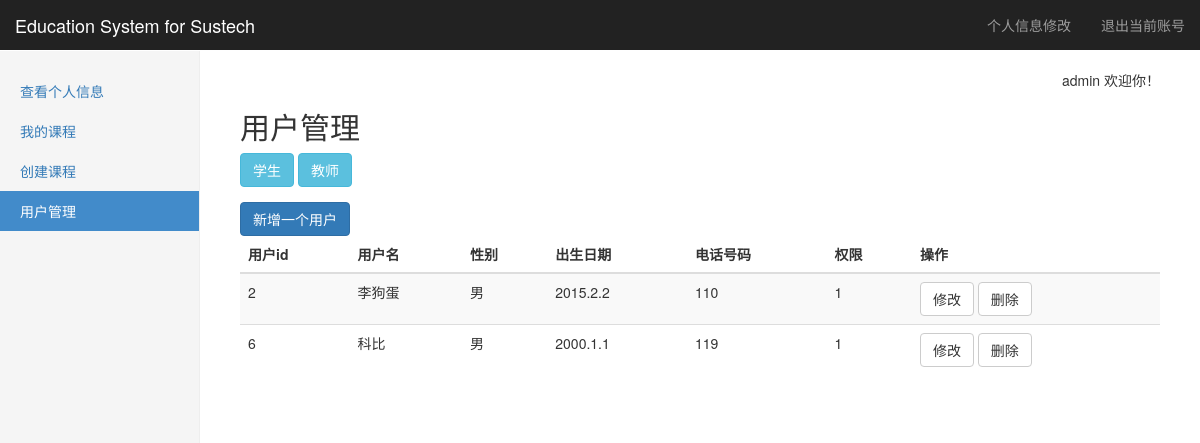
/account (signed in), run on an earlier commit of the app's database.
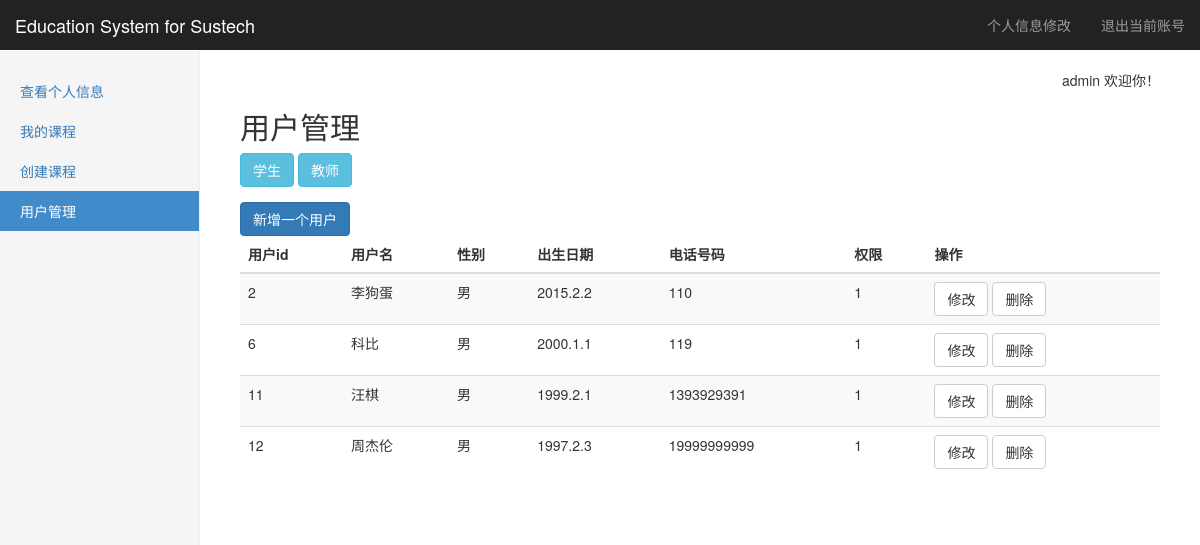
And on a later commit of the database.
### tables this page shows
CREATE TABLE "infor" (
	`userid`	int NOT NULL,
	`telephone`	string NOT NULL,
	`sex`	string NOT NULL,
	`born`	string NOT NULL
);

CREATE TABLE "account" (
	`userid`	INTEGER NOT NULL PRIMARY KEY AUTOINCREMENT,
	`username`	string NOT NULL,
	`password`	string NOT NULL,
	`privilege`	int NOT NULL
);

### Listener.py (the view, shortened to what this page needs)
@app.route(account_url, methods=['GET', 'POST'])
def account():
    Infor=SQL_Infor(get_db())
    Account=SQL_Account(get_db())
    if not (session.get('login') and session.get('username') and session.get('privilege')):
        return redirect(url_for('logout'))
    username = session['username']
    p = session['privilege']
    sidebar = GetSideBar(GetBar(p), '用户管理')
    privilege=request.args.get('privilege','1')
    if(p!=3):
        return redirect(url_for("introduction"))
    if(privilege=="2"):
        user=Infor.GetUserBYprivilege(2)
    else:
        user = Infor.GetUserBYprivilege(1)
    return render_template("account.html",username=username,p=p,sidebar=sidebar,user=user)

### Config/Link_db.py (called while the page is built)
    def select(self,sql):
        try:
            self.__cursor.execute(sql)
            data = self.__cursor.fetchall()
            return data
        except:
            print("Error: unable to fecth data with sql query: "+sql)
            return False

    def close(self):
        if(self.__db!=None):
            self.__db.close()

### Listener.py (called while the page is built)
def get_db():   #使用flask的g对象，每次访问都会有个独立的g对象，保证线程的数据库操作的安全
    if not hasattr(g, 'db'):
        g.db = Link_db()
    return g.db

def GetBar(privilege):  #根据用户privilege返回不同的sidebar
    if(privilege==3):
        return adminbar
    elif(privilege==2):
        return teacherbar
    elif(privilege==1):
        return studentbar

### SQL_libarary/Func_lib.py (called while the page is built)
def GetSideBar(sidebar,activebar=None): #对sidebar进行整理并返回整理好的元组
    result=[]
    for key in sidebar:
        bar1={}
        bar1['name']=key
        bar1['href']=sidebar[key]
        if(activebar==key):
            bar1['active']='active'
        result.append(bar1)
    return result

### SQL_libarary/SQL_Infor.py (called while the page is built)
    def GetUserBYprivilege(self,privilege):
        sql = "select i.userid,username,born,sex,telephone,privilege from %s i join %s a on a.userid=i.userid where privilege=%s"\
              %(InforTable,AccountTable,privilege)
        data = self.__db.select(sql)
        result=[]
        for i in data:
            mydict={'userid':i[0],'username':i[1],'born':i[2],'sex':i[3],'telephone':i[4],'privilege':i[5]}
            result.append(mydict)
        return result

### templates/account.html (shortened to what this page needs)
{% extends "layout.html" %}
{% block body %}
<h2>用户管理</h2>
<div class="form-group">
<button class="btn btn-info" onclick="go(1);">学生</button>
<button class="btn btn-info" onclick="go(2);">教师</button>
</div>
<button class="btn btn-primary" onclick="show3();">新增一个用户</button>
<div class="table-responsive">
            <table class="table table-striped">
              <thead>
                <tr>
                  <th>用户id</th>
                  <th>用户名</th>
                  <th>性别</th>
                  <th>出生日期</th>
				  <th>电话号码</th>
				  <th>权限</th>
				  <th>操作</th>
                </tr>
              </thead>
			  <tbody>
                {% for i in user %}
				<tr>
					<td>{{ i.userid }}</td>
					<td>{{ i.username }}</td>
					<td>{{ i.sex}}</td>
					<td>{{ i.born }}</td>
					<td>{{ i.telephone }}</td>
					<td>{{ i.privilege }}</td>
					<td>
					<button class="btn btn-default"
						onclick=
	"show1('{{ i.username }}','{{ i.sex }}','{{ i.born }}','{{ i.telephone }}','{{ i.privilege }}')">
						修改
						</button>
						<button class="btn btn-default"
						onclick=
	"show2('{{ i.username }}','{{ i.sex }}','{{ i.born }}','{{ i.telephone }}','{{ i.privilege }}')">
						删除
						</button>
					</td>
				</tr>
				{% endfor %}
			</tbody>
            </table>
</div>
{% endblock %}

### templates/layout.html (shortened to what this page needs)
<!DOCTYPE html>
<html lang="zh-CN">
  <head>
	<link href="../static/css/bootstrap.min.css" rel="stylesheet">
	<link href="../static/css/dashboard.css" rel="stylesheet">
  </head>
  <body>
	    <nav class="navbar navbar-inverse navbar-fixed-top">
		  <div class="container-fluid">
			<div class="navbar-header">
			  <a class="navbar-brand" href="/introduction">Education System for Sustech</a>
			</div>
			<div id="navbar" class="navbar-collapse collapse">
			  <ul class="nav navbar-nav navbar-right">
				<li><a href="/myinformation/change">个人信息修改</a></li>
				<li><a href="/logout">退出当前账号</a></li>
			  </ul>
			</div>
		  </div>
		</nav>
		<div class="container-fluid">
		  <div class="row">
			<div class="col-sm-3 col-md-2 sidebar">
			  <ul class="nav nav-sidebar">
			  {% for bar in sidebar %}
				<li {% if bar.active=="active" %}class="active"{% endif %}>
					<a href="{{ bar.href }}">{{ bar.name }}</a>
				</li>
			  {% endfor %}
			  </ul>
			</div>
			<div class="col-sm-9 col-sm-offset-3 col-md-10 col-md-offset-2 main">
			<p class="text-right">{{ username }}  欢迎你！</p>
				{% block body %}{% endblock %}
			</div>
		  </div>
		</div>
  </body>
</html>

### static/css/dashboard.css (style rules this page uses)
body { padding-top: 50px; }
.navbar-fixed-top { border: 0; }
.sidebar { display: none; }
@media (min-width: 768px) { .sidebar { position: fixed; top: 51px; bottom: 0; left: 0; z-index: 1000; display: block; padding: 20px; overflow-x: hidden; overflow-y: auto; background-color: #f5f5f5; border-right: 1px solid #eee; } }
.nav-sidebar { margin-right: -21px; margin-bottom: 20px; margin-left: -20px; }
.nav-sidebar > li > a { padding-right: 20px; padding-left: 20px; }
.nav-sidebar > .active > a, .nav-sidebar > .active > a:hover, .nav-sidebar > .active > a:focus { color: #fff; background-color: #428bca; }
.main { padding: 20px; }
@media (min-width: 768px) { .main { padding-right: 40px; padding-left: 40px; } }

What changed in the data, as far as the page shows it:
added infor: userid "11", username "汪棋", sex "男", born "1999.2.1", telephone "1393929391", privilege "1"
added infor: userid "12", username "周杰伦", sex "男", born "1997.2.3", telephone "19999999999", privilege "1"
